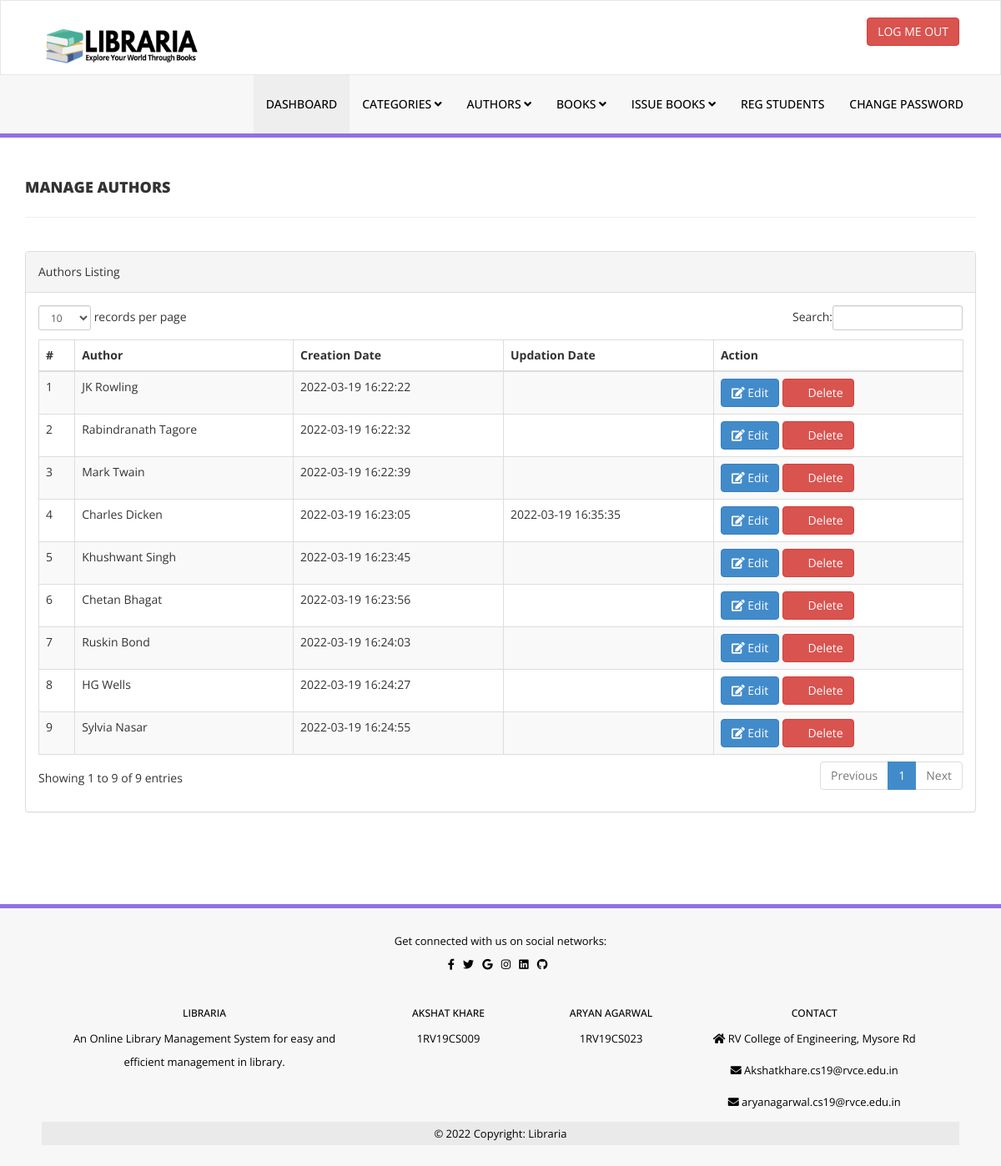
/library/admin/manage-authors.php (signed in), run on the app's committed database.
### tables this page shows
CREATE TABLE `tblauthors` (
  `id` int(11) NOT NULL,
  `AuthorName` varchar(159) DEFAULT NULL,
  `creationDate` timestamp NULL DEFAULT current_timestamp(),
  `UpdationDate` timestamp NULL DEFAULT NULL ON UPDATE current_timestamp()
);

### library/admin/manage-authors.php (the view, shortened to what this page needs)
<?php
include('includes/config.php');
if(strlen($_SESSION['alogin'])==0)
    {
header('location:index.php');
}
else{
    ?>
<!DOCTYPE html>
<html xmlns="http://www.w3.org/1999/xhtml">
<head>
    <link href="assets/css/bootstrap.css" rel="stylesheet" />
    <link href="assets/css/font-awesome.css" rel="stylesheet" />
    <link href="assets/js/dataTables/dataTables.bootstrap.css" rel="stylesheet" />
    <link href="assets/css/style.css" rel="stylesheet" />
</head>
<body>
<?php include('includes/header.php');?>
    <div class="content-wrapper">
         <div class="container">
        <div class="row pad-botm">
            <div class="col-md-12">
                <h4 class="header-line">Manage Authors</h4>
    </div>
     <div class="row">
</div>
        </div>
            <div class="row">
                <div class="col-md-12">
                    <div class="panel panel-default">
                        <div class="panel-heading">
                           Authors Listing
                        </div>
                        <div class="panel-body">
                            <div class="table-responsive">
                                <table class="table table-striped table-bordered table-hover" id="dataTables-example">
                                    <thead>
                                        <tr>
                                            <th>#</th>
                                            <th>Author</th>
                                            <th>Creation Date</th>
                                            <th>Updation Date</th>
                                            <th>Action</th>
                                        </tr>
                                    </thead>
                                    <tbody>
<?php $sql = "SELECT * from  tblauthors";
$query = $dbh -> prepare($sql);
$query->execute();
$results=$query->fetchAll(PDO::FETCH_OBJ);
$cnt=1;
if($query->rowCount() > 0)
{
foreach($results as $result)
{               ?>
                                        <tr class="odd gradeX">
                                            <td class="center"><?php echo htmlentities($cnt);?></td>
                                            <td class="center"><?php echo htmlentities($result->AuthorName);?></td>
                                            <td class="center"><?php echo htmlentities($result->creationDate);?></td>
                                            <td class="center"><?php echo htmlentities($result->UpdationDate);?></td>
                                            <td class="center">
                                            <a href="edit-author.php?athrid=<?php echo htmlentities($result->id);?>"><button class="btn btn-primary"><i class="fa fa-edit "></i> Edit</button>
                                          <a href="manage-authors.php?del=<?php echo htmlentities($result->id);?>" onclick="return confirm('Are you sure you want to delete?');"" >  <button class="btn btn-danger"><i class="fa fa-pencil"></i> Delete</button>
                                            </td>
                                        </tr>
 <?php $cnt=$cnt+1;}} ?>
                                    </tbody>
                                </table>
                            </div>
                        </div>
                    </div>
                </div>
            </div>
    </div>
    </div>
  <?php include('includes/footer.php');?>
</body>
</html>
<?php } ?>

### library/admin/assets/css/style.css (style rules this page uses)
.content-wrapper { margin-top: 40px; min-height:800px; padding-bottom:90px; }
.header-line { font-weight:900; padding-bottom:25px; border-bottom:1px solid #eeeeee; text-transform:uppercase; }
.pad-botm { padding-bottom:30px; }

### data on the page
tblauthors: AuthorName "JK Rowling", creationDate "2022-03-19 16:22:22"
tblauthors: AuthorName "Rabindranath Tagore", creationDate "2022-03-19 16:22:32"
tblauthors: AuthorName "Mark Twain", creationDate "2022-03-19 16:22:39"
tblauthors: AuthorName "Charles Dicken", creationDate "2022-03-19 16:23:05", UpdationDate "2022-03-19 16:35:35"
tblauthors: AuthorName "Khushwant Singh", creationDate "2022-03-19 16:23:45"
tblauthors: AuthorName "Chetan Bhagat", creationDate "2022-03-19 16:23:56"
tblauthors: AuthorName "Ruskin Bond", creationDate "2022-03-19 16:24:03"
tblauthors: AuthorName "HG Wells", creationDate "2022-03-19 16:24:27"
tblauthors: AuthorName "Sylvia Nasar", creationDate "2022-03-19 16:24:55"
